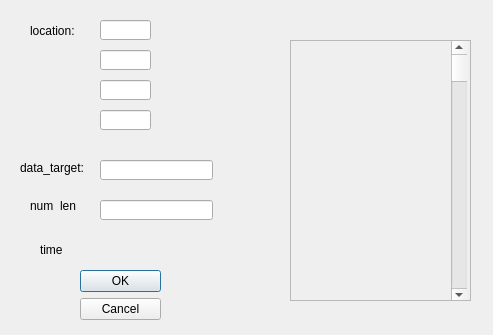
<?xml version="1.0" encoding="UTF-8"?>
<ui version="4.0">
 <class>Dialog</class>
 <widget class="QDialog" name="Dialog">
  <property name="geometry">
   <rect>
    <x>0</x>
    <y>0</y>
    <width>493</width>
    <height>335</height>
   </rect>
  </property>
  <property name="windowTitle">
   <string>Dialog</string>
  </property>
  <widget class="QDialogButtonBox" name="buttonBox">
   <property name="geometry">
    <rect>
     <x>80</x>
     <y>270</y>
     <width>81</width>
     <height>61</height>
    </rect>
   </property>
   <property name="orientation">
    <enum>Qt::Vertical</enum>
   </property>
   <property name="standardButtons">
    <set>QDialogButtonBox::Cancel|QDialogButtonBox::Ok</set>
   </property>
  </widget>
  <widget class="QLineEdit" name="lineEdit">
   <property name="geometry">
    <rect>
     <x>100</x>
     <y>50</y>
     <width>51</width>
     <height>20</height>
    </rect>
   </property>
  </widget>
  <widget class="QLineEdit" name="lineEdit_2">
   <property name="geometry">
    <rect>
     <x>100</x>
     <y>20</y>
     <width>51</width>
     <height>20</height>
    </rect>
   </property>
  </widget>
  <widget class="QLabel" name="label">
   <property name="geometry">
    <rect>
     <x>30</x>
     <y>20</y>
     <width>51</width>
     <height>21</height>
    </rect>
   </property>
   <property name="text">
    <string>location:</string>
   </property>
  </widget>
  <widget class="QLineEdit" name="lineEdit_3">
   <property name="geometry">
    <rect>
     <x>100</x>
     <y>80</y>
     <width>51</width>
     <height>20</height>
    </rect>
   </property>
  </widget>
  <widget class="QLineEdit" name="lineEdit_4">
   <property name="geometry">
    <rect>
     <x>100</x>
     <y>110</y>
     <width>51</width>
     <height>20</height>
    </rect>
   </property>
  </widget>
  <widget class="QLabel" name="label_2">
   <property name="geometry">
    <rect>
     <x>20</x>
     <y>160</y>
     <width>71</width>
     <height>16</height>
    </rect>
   </property>
   <property name="text">
    <string>data_target:</string>
   </property>
  </widget>
  <widget class="QLineEdit" name="lineEdit_5">
   <property name="geometry">
    <rect>
     <x>100</x>
     <y>160</y>
     <width>113</width>
     <height>20</height>
    </rect>
   </property>
  </widget>
  <widget class="QLabel" name="label_3">
   <property name="geometry">
    <rect>
     <x>30</x>
     <y>200</y>
     <width>54</width>
     <height>12</height>
    </rect>
   </property>
   <property name="text">
    <string>num_len</string>
   </property>
  </widget>
  <widget class="QLineEdit" name="lineEdit_6">
   <property name="geometry">
    <rect>
     <x>100</x>
     <y>200</y>
     <width>113</width>
     <height>20</height>
    </rect>
   </property>
  </widget>
  <widget class="QLabel" name="label_4">
   <property name="geometry">
    <rect>
     <x>40</x>
     <y>240</y>
     <width>41</width>
     <height>20</height>
    </rect>
   </property>
   <property name="text">
    <string>time</string>
   </property>
  </widget>
  <widget class="QScrollArea" name="scrollArea">
   <property name="geometry">
    <rect>
     <x>290</x>
     <y>40</y>
     <width>181</width>
     <height>261</height>
    </rect>
   </property>
   <property name="widgetResizable">
    <bool>true</bool>
   </property>
   <widget class="QWidget" name="scrollAreaWidgetContents">
    <property name="geometry">
     <rect>
      <x>0</x>
      <y>0</y>
      <width>179</width>
      <height>259</height>
     </rect>
    </property>
    <widget class="QScrollBar" name="verticalScrollBar">
     <property name="geometry">
      <rect>
       <x>160</x>
       <y>0</y>
       <width>16</width>
       <height>261</height>
      </rect>
     </property>
     <property name="orientation">
      <enum>Qt::Vertical</enum>
     </property>
    </widget>
   </widget>
  </widget>
 </widget>
 <resources/>
 <connections>
  <connection>
   <sender>buttonBox</sender>
   <signal>accepted()</signal>
   <receiver>Dialog</receiver>
   <slot>accept()</slot>
   <hints>
    <hint type="sourcelabel">
     <x>248</x>
     <y>254</y>
    </hint>
    <hint type="destinationlabel">
     <x>157</x>
     <y>274</y>
    </hint>
   </hints>
  </connection>
  <connection>
   <sender>buttonBox</sender>
   <signal>rejected()</signal>
   <receiver>Dialog</receiver>
   <slot>reject()</slot>
   <hints>
    <hint type="sourcelabel">
     <x>316</x>
     <y>260</y>
    </hint>
    <hint type="destinationlabel">
     <x>286</x>
     <y>274</y>
    </hint>
   </hints>
  </connection>
 </connections>
</ui>
